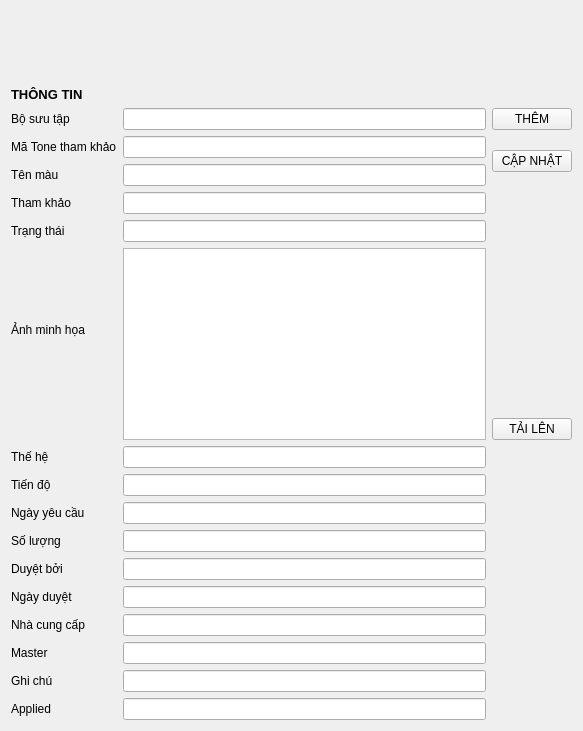
<?xml version="1.0" encoding="UTF-8"?>
<ui version="4.0">
 <class>Form</class>
 <widget class="QWidget" name="Form">
  <property name="geometry">
   <rect>
    <x>0</x>
    <y>0</y>
    <width>583</width>
    <height>731</height>
   </rect>
  </property>
  <property name="windowTitle">
   <string>COLOUR ADD NEW</string>
  </property>
  <layout class="QGridLayout" name="gridLayout_2">
   <item row="0" column="0">
    <widget class="QLabel" name="label">
     <property name="text">
      <string/>
     </property>
     <property name="pixmap">
      <pixmap resource="resources.qrc">:/images/tlclogo3.jpg</pixmap>
     </property>
     <property name="alignment">
      <set>Qt::AlignCenter</set>
     </property>
    </widget>
   </item>
   <item row="1" column="0">
    <layout class="QGridLayout" name="gridLayout">
     <item row="0" column="0">
      <widget class="QLabel" name="label_2">
       <property name="font">
        <font>
         <pointsize>10</pointsize>
         <weight>75</weight>
         <bold>true</bold>
        </font>
       </property>
       <property name="text">
        <string>THÔNG TIN</string>
       </property>
      </widget>
     </item>
     <item row="1" column="0">
      <widget class="QLabel" name="label_3">
       <property name="text">
        <string>Bộ sưu tập</string>
       </property>
      </widget>
     </item>
     <item row="1" column="1">
      <widget class="QLineEdit" name="lineEdit_1"/>
     </item>
     <item row="1" column="2">
      <widget class="QPushButton" name="ThemMauButton">
       <property name="text">
        <string>THÊM</string>
       </property>
      </widget>
     </item>
     <item row="2" column="0">
      <widget class="QLabel" name="label_4">
       <property name="text">
        <string>Mã Tone tham khảo</string>
       </property>
      </widget>
     </item>
     <item row="2" column="1">
      <widget class="QLineEdit" name="lineEdit_2"/>
     </item>
     <item row="2" column="2" rowspan="2">
      <widget class="QPushButton" name="CapnhatMauButton">
       <property name="text">
        <string>CẬP NHẬT</string>
       </property>
      </widget>
     </item>
     <item row="3" column="0">
      <widget class="QLabel" name="label_5">
       <property name="text">
        <string>Tên màu</string>
       </property>
      </widget>
     </item>
     <item row="3" column="1">
      <widget class="QLineEdit" name="lineEdit_3"/>
     </item>
     <item row="4" column="0">
      <widget class="QLabel" name="label_6">
       <property name="text">
        <string>Tham khảo</string>
       </property>
      </widget>
     </item>
     <item row="4" column="1">
      <widget class="QLineEdit" name="lineEdit_4"/>
     </item>
     <item row="5" column="0">
      <widget class="QLabel" name="label_7">
       <property name="text">
        <string>Trạng thái</string>
       </property>
      </widget>
     </item>
     <item row="5" column="1">
      <widget class="QLineEdit" name="lineEdit_5"/>
     </item>
     <item row="6" column="0">
      <widget class="QLabel" name="label_8">
       <property name="text">
        <string>Ảnh minh họa</string>
       </property>
      </widget>
     </item>
     <item row="6" column="1" rowspan="2">
      <widget class="QTextEdit" name="textEdit"/>
     </item>
     <item row="7" column="2">
      <widget class="QPushButton" name="UpAnhButton">
       <property name="text">
        <string>TẢI LÊN</string>
       </property>
      </widget>
     </item>
     <item row="8" column="0">
      <widget class="QLabel" name="label_9">
       <property name="text">
        <string>Thế hệ</string>
       </property>
      </widget>
     </item>
     <item row="8" column="1">
      <widget class="QLineEdit" name="lineEdit_6"/>
     </item>
     <item row="9" column="0">
      <widget class="QLabel" name="label_10">
       <property name="text">
        <string>Tiến độ</string>
       </property>
      </widget>
     </item>
     <item row="9" column="1">
      <widget class="QLineEdit" name="lineEdit_7"/>
     </item>
     <item row="10" column="0">
      <widget class="QLabel" name="label_11">
       <property name="text">
        <string>Ngày yêu cầu</string>
       </property>
      </widget>
     </item>
     <item row="10" column="1">
      <widget class="QLineEdit" name="lineEdit_8"/>
     </item>
     <item row="11" column="0">
      <widget class="QLabel" name="label_12">
       <property name="text">
        <string>Số lượng</string>
       </property>
      </widget>
     </item>
     <item row="11" column="1">
      <widget class="QLineEdit" name="lineEdit_9"/>
     </item>
     <item row="12" column="0">
      <widget class="QLabel" name="label_13">
       <property name="text">
        <string>Duyệt bởi</string>
       </property>
      </widget>
     </item>
     <item row="12" column="1">
      <widget class="QLineEdit" name="lineEdit_10"/>
     </item>
     <item row="13" column="0">
      <widget class="QLabel" name="label_14">
       <property name="text">
        <string>Ngày duyệt</string>
       </property>
      </widget>
     </item>
     <item row="13" column="1">
      <widget class="QLineEdit" name="lineEdit_11"/>
     </item>
     <item row="14" column="0">
      <widget class="QLabel" name="label_15">
       <property name="text">
        <string>Nhà cung cấp</string>
       </property>
      </widget>
     </item>
     <item row="14" column="1">
      <widget class="QLineEdit" name="lineEdit_12"/>
     </item>
     <item row="15" column="0">
      <widget class="QLabel" name="label_16">
       <property name="text">
        <string>Master</string>
       </property>
      </widget>
     </item>
     <item row="15" column="1">
      <widget class="QLineEdit" name="lineEdit_13"/>
     </item>
     <item row="16" column="0">
      <widget class="QLabel" name="label_17">
       <property name="text">
        <string>Ghi chú</string>
       </property>
      </widget>
     </item>
     <item row="16" column="1">
      <widget class="QLineEdit" name="lineEdit_14"/>
     </item>
     <item row="17" column="0">
      <widget class="QLabel" name="label_18">
       <property name="text">
        <string>Applied</string>
       </property>
      </widget>
     </item>
     <item row="17" column="1">
      <widget class="QLineEdit" name="lineEdit_15"/>
     </item>
    </layout>
   </item>
  </layout>
 </widget>
 <resources>
  <include location="resources.qrc"/>
 </resources>
 <connections/>
</ui>
